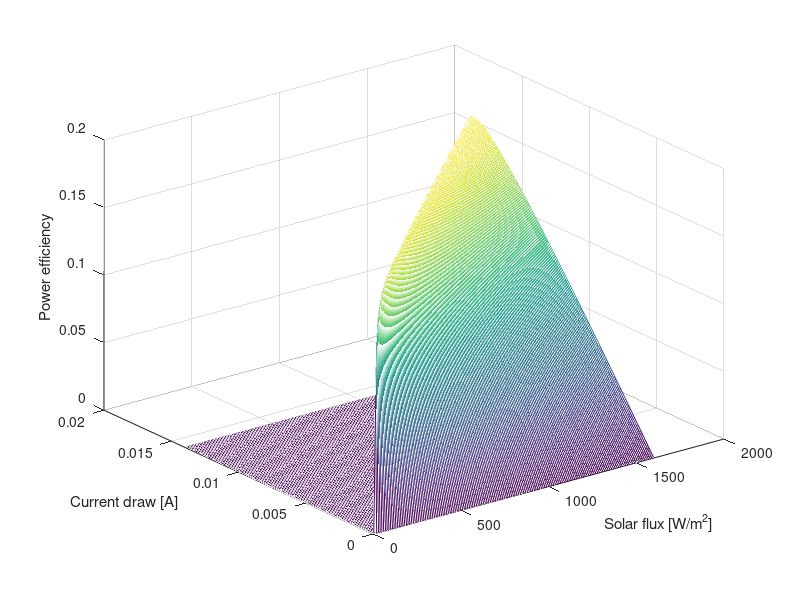
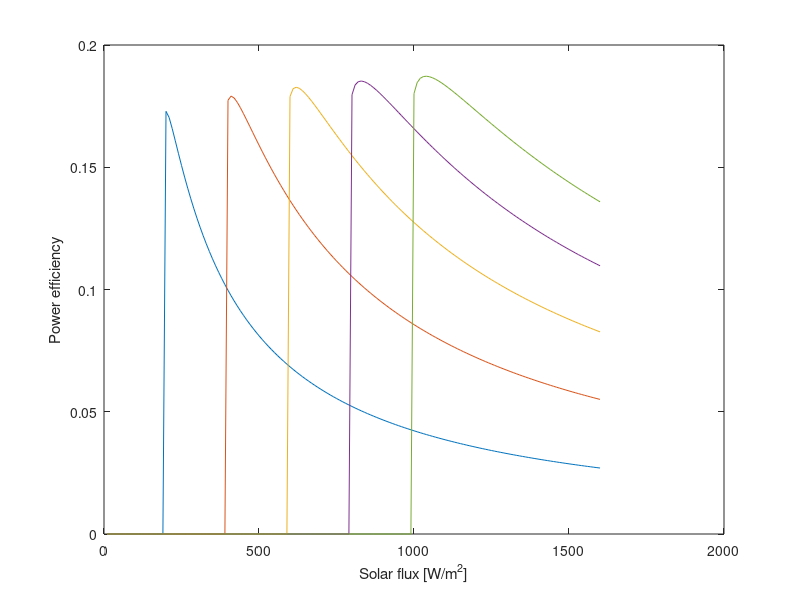
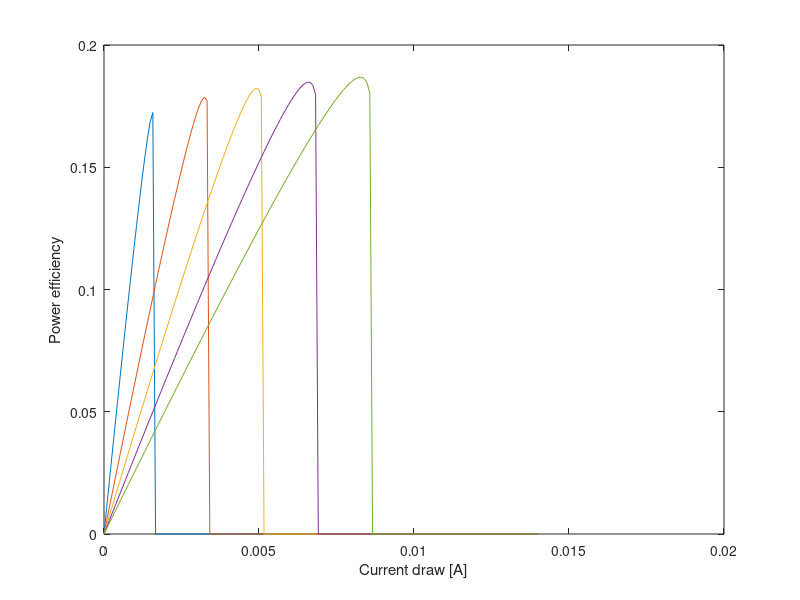

Write MATLAB code to recreate these figures, in order.
clc
Vt=25*10^(-3);
Is=2.044*10^(-13);
Ksol=0.3662;
Aref=23.895*10^(-6);
Ef=linspace(0,1600,161);
k=ones(161,1)*Ef;
Il=Ksol.*Aref.*k;
Id=Il';
Ipom=triu(Il-Id);
Vd=Vt.*log(((Ipom)./Is)+1);
P=Id.*Vd;
Iz=Ksol.*Aref.*Ef;
%save pizlaz1.txt P;
%save iulaz1.txt Iz;
eta=P./(k.*Aref);
mesh(Ef, Iz, eta);
xlabel "Solar flux [W/m^2]";
ylabel "Current draw [A]";
zlabel "Power efficiency";
figure
plot(Ef,eta(20, :),Ef,eta(40, :),Ef,eta(60, :),Ef,eta(80, :),Ef,eta(100, :));
xlabel "Solar flux [W/m^2]";
ylabel "Power efficiency";
figure
plot(Iz,eta'(20 , :),Iz,eta'(40, :),Iz,eta'(60, :),Iz,eta'(80, :),Iz,eta'(100, :));
xlabel "Current draw [A]";
ylabel "Power efficiency";